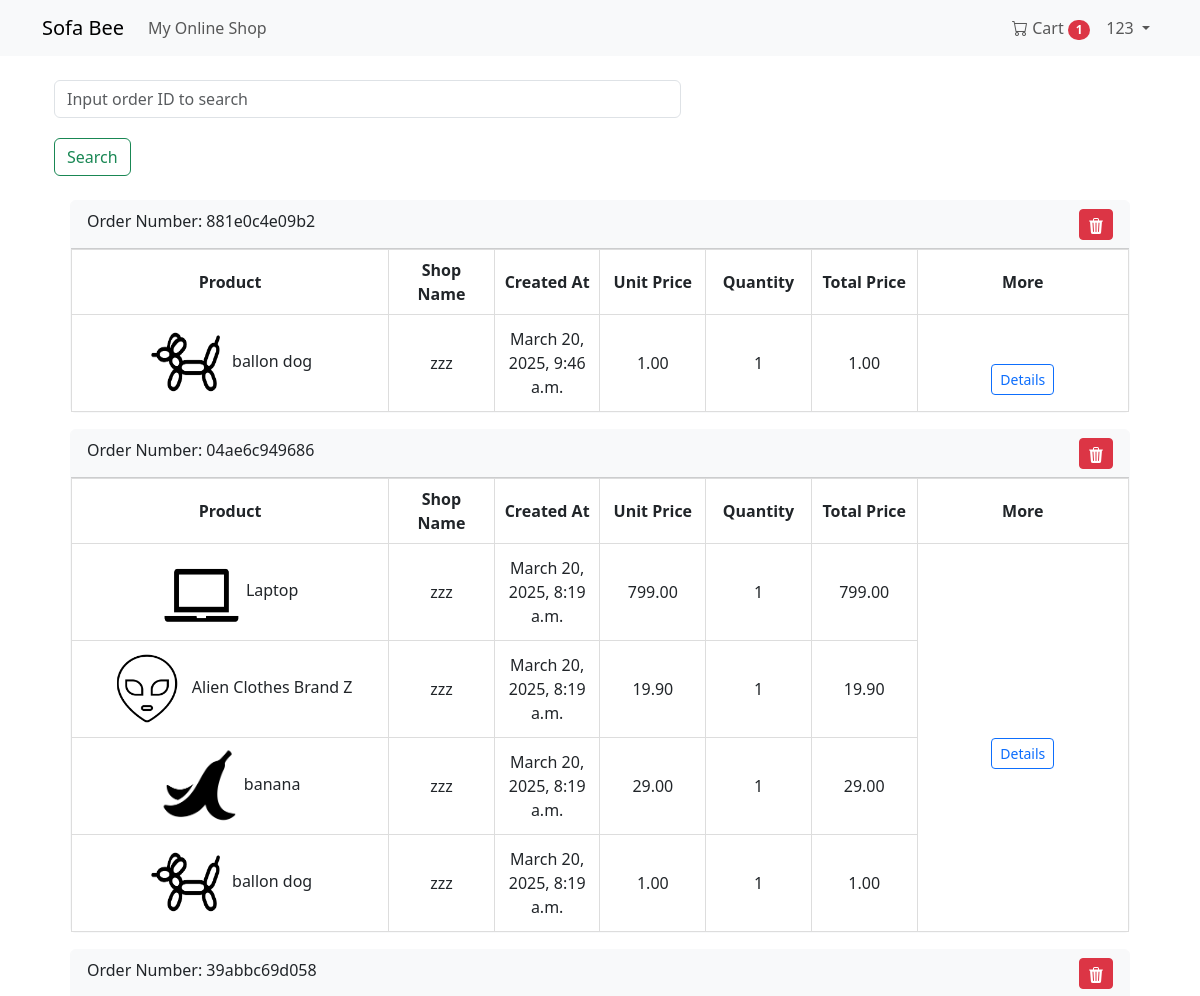
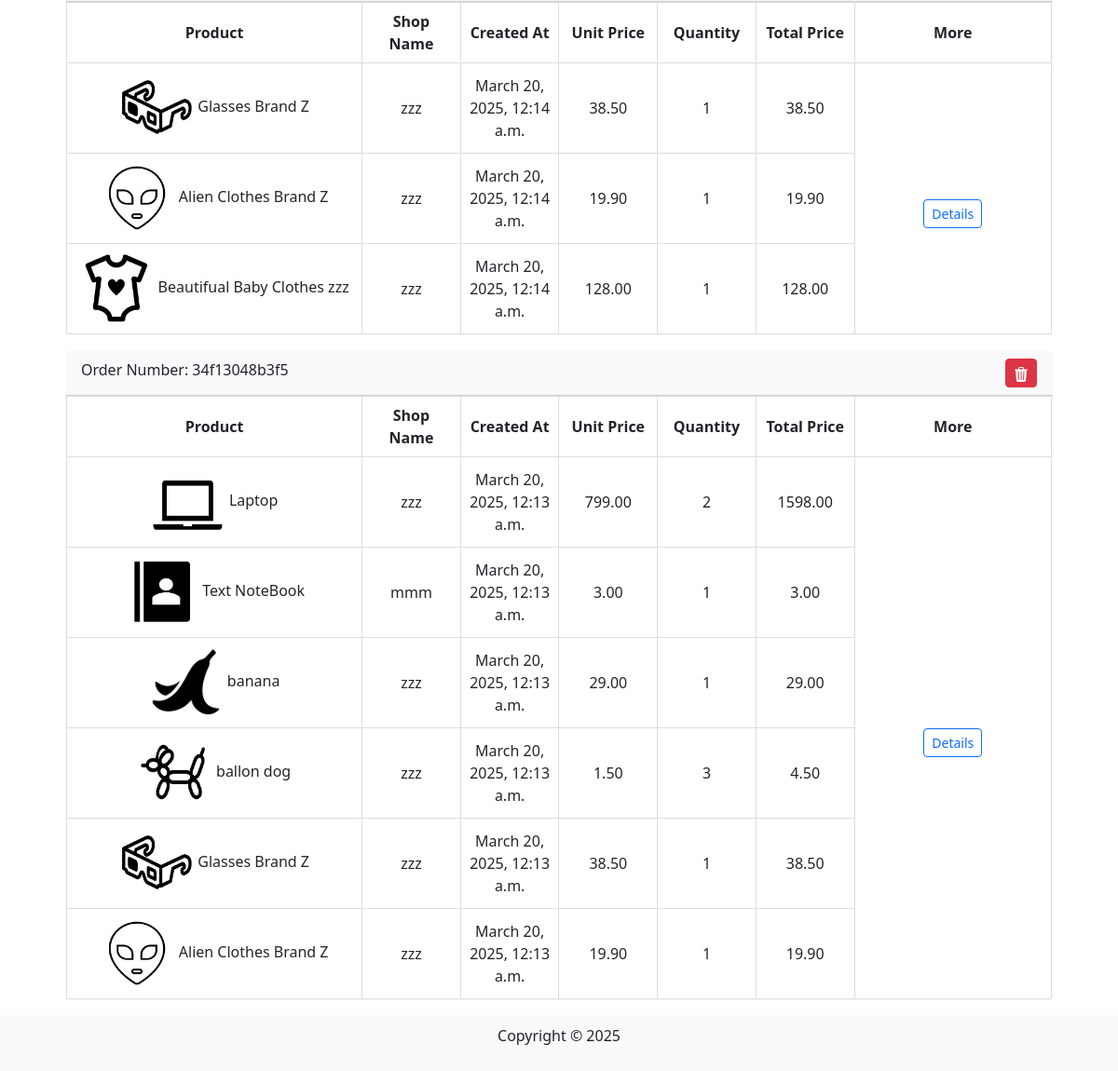
Screenshot of /profiles/history_order/ (signed in) with the database file from the repository (2 pictures, top to bottom).
### orders/models.py (models this page shows, shortened)
class Order(models.Model):
    STATUS_CHOICES = [
        ('pending', 'Pending Payment'),
        ('paid', 'Paid'),
        ('shipped', 'Shipped'),
        ('completed', 'Completed'),
    ]
    PAYMENT_CHOICES = [
        ('credit_card', 'Credit Card'),
        ('paypal', 'PayPal'),
        ('wechat', 'WeChat Pay'),
        ('alipay', 'Alipay'),
        ('cash', 'Cash on Delivery'),
    ]
    user = models.ForeignKey(User, on_delete=models.CASCADE, related_name='orders')
    order_number = models.CharField(max_length=20, unique=True)
    total_price = models.DecimalField(max_digits=10, decimal_places=2)
    paid_at = models.DateTimeField(null=True, blank=True)  # Record payment time
    status = models.CharField(max_length=10, choices=STATUS_CHOICES, default='pending')
    payment_method = models.CharField(max_length=20, choices=PAYMENT_CHOICES, default='credit_card')
    shipping_address = models.TextField(null=True, blank=True)
    created_at = models.DateTimeField(auto_now_add=True)

class OrderItem(models.Model):
    order = models.ForeignKey(Order, related_name="items", on_delete=models.CASCADE)  # Order
    product_name = models.CharField(max_length=255)  # Product name
    quantity = models.PositiveIntegerField()  # Quantity
    price = models.DecimalField(max_digits=10, decimal_places=2)  # Unit price

### profiles/views.py (the view)
# urls.py: path('history_order/', history_order, name='history_order'),
def history_order(request, id=None):
    if id is None:
        id = request.user.id
    orders = Order.objects.filter(user_id=id).order_by('-created_at')  # Order by creation time descending
    order_infos = []
    class Detail:
        def __init__(self, product_name, image, item_price, quantity, price, shop_name):
            self.product_name = product_name
            self.image = image
            self.item_price = item_price
            self.item_quantity = quantity
            self.price = price
            self.shop_name = shop_name
    class OrderInfo:
        def __init__(self, order_id, order_number, total_price, status, payment_method, created_at, details, paid_at):
            self.order_id = order_id
            self.order_number = order_number
            self.total_price = total_price
            self.status = status
            self.payment_method = payment_method
            self.created_at = created_at
            self.details = details
            self.paid_at = paid_at
    try:
        for order in orders:
            try:
                order_items = OrderItem.objects.filter(order=order)
                details_1 = []
                for item in order_items:
                    try:
                        image = None
                        try:
                            from products.models import Product
                            product = Product.objects.filter(name=item.product_name).first()
                            if product and product.image:
                                image = product.image.url
                        except Exception:
                            pass
                        shop_name = ''
                        try:
                            from products.models import Product
                            product = Product.objects.filter(name=item.product_name).first()
                            if product and product.seller:
                                shop_name = product.seller.username
                        except Exception:
                            pass
                        detail = Detail(
                            product_name=item.product_name,
                            image=image,
                            item_price=item.price,
                            quantity=item.quantity,
                            price=item.price*item.quantity,
                            shop_name=shop_name,
                        )
                        details_1.append(detail)
                    except Exception:
                        continue
                if details_1:
                    order_info = OrderInfo(
                        order_id=order.id,
                        order_number=order.order_number,
                        total_price=order.total_price,
                        status=order.status,
                        payment_method=order.payment_method,
                        created_at=order.created_at,
                        paid_at=order.paid_at,
                        details=details_1
                    )
                    order_infos.append(order_info)
            except Exception:
                continue
    except Exception as e:
        messages.error(request, f"Error getting order history: {str(e)}")
    order_number = request.GET.get('q')
    filtered_order_infos = []
    if order_number:
        filtered_order_infos = [
            order_info for order_info in order_infos
            if str(order_info.order_number) == order_number
        ]
    else:
        filtered_order_infos = order_infos
    return render(request, "history_orders.html", {'id': id, 'orders': filtered_order_infos})

### cart/context_processors.py (called while the page is built)
def cart_processor(request):
    cart = None
    cart_total_items = 0
    if request.user.is_authenticated:
        try:
            cart = Cart.objects.get(user=request.user)
            cart_total_items = cart.items.count()
        except Cart.DoesNotExist:
            pass
    return {
        'cart': cart,
        'cart_total_items': cart_total_items
    }

### profiles/templates/history_orders.html (shortened to what this page needs)
{% extends 'base.html' %}
{% block content %}
<div class="container mt-4">
    <div class="row mb-4">
        <div class="col-md-7" >
            <form class="form-inline" method="get" action="{% url 'history_order_with_id' id=id %}" >
                <input class="form-control mr-sm-2" type="search" name="q" placeholder="Input order ID to search"
                       aria-label="Search" value="{{ request.GET.q|default:'' }}">
                <div style="padding-top:20px;"></div>
                <div class="d-flex">
                    <button class="btn btn-outline-success my-2 my-sm-0 me-2" type="submit">Search</button>
                </div>
            </form>
        </div>
    </div>
    {% if orders %}
    {% for order in orders %}
        <div class="card border-light m-3">
            <div class="card-header bg-light" style="text-align: left;">
                <span>Order Number: {{ order.order_number }}</span>
                <span class="float-end">
                    <a href="{% url 'delete_order' id=order.order_id %}" class="btn btn-sm btn-danger" onclick="return confirm('Are you sure you want to delete this order?');">
                    </a>
                </span>
            </div>
            <div class="card-body p-0">
                <div class="table-responsive-sm">
                    <table class="table mb-0">
                        <thead>
                    <tr>
                        <th style="width: 30%">Product</th>
                        <th style="width: 10%">Shop Name</th>
                        <th style="width: 10%">Created At</th>
                        <th style="width: 10%">Unit Price</th>
                        <th style="width: 10%">Quantity</th>
                        <th style="width: 10%">Total Price</th>
                        <th style="width: 20%">More</th>
                    </tr>
                    </thead>
                    <tbody>
                    {% for detail in order.details %}
                        <tr>
                            <td style="width: 30%">
                                <img style="width: 80px; height: 80px;" src="{{ detail.image }}">
                                <span>{{ detail.product_name }}</span>
                            </td>
                            <td>{{ detail.shop_name }}</td>
                            <td>{{ order.created_at }}</td>
                            <td>{{ detail.item_price }}</td>
                            <td>{{ detail.item_quantity }}</td>
                            <td>{{ detail.price }}</td>
                            {% if forloop.first %}
                            <td rowspan="{{ order.details|length }}" class="align-middle text-center">
                                <span class="badge bg-{{ order.status|lower }} mb-2">{{ order.status }}</span><br>
                                <a href="{% url 'history_order_detail' id=order.order_id %}" class="btn btn-sm btn-outline-primary">Details</a>
                            </td>
                            {% endif %}
                        </tr>
                    {% endfor %}
                    </tbody>
                </table>
                </div>
            </div>
        </div>
    {% endfor %}
    {% else %}
    <div class="alert alert-info text-center mt-5">
        <h4>You have no order records.</h4>
        <p>When you make a purchase, your orders will appear here.</p>
        <a href="{% url 'products:product_list' %}" class="btn btn-primary mt-3">Continue Shopping</a>
    </div>
    {% endif %}
</div>
{% endblock %}

### products/templates/base.html (shortened to what this page needs)
<!DOCTYPE html>
<html lang="en">
<head>
    <link rel="stylesheet" href="https://cdn.jsdelivr.net/npm/bootstrap@5.3.0/dist/css/bootstrap.min.css">
    <link rel="stylesheet" href="https://cdn.jsdelivr.net/npm/bootstrap-icons@1.11.1/font/bootstrap-icons.css">
</head>
<body>
    <nav class="navbar navbar-expand-lg navbar-light bg-light">
        <div class="container">
            <a class="navbar-brand" href="{% url 'products:product_list' %}">Sofa Bee</a>
            <div class="collapse navbar-collapse" id="navbarNav">
                <ul class="navbar-nav me-auto">
                    <li class="nav-item"><a class="nav-link" href="{% url 'products:product_list' %}">My Online Shop</a></li>
                </ul>
                <ul class="navbar-nav">
                    {% if user.is_authenticated %}
                        <li class="nav-item">
                            <a class="nav-link" href="{% url 'cart:cart_detail' %}">
                                <i class="bi bi-cart"></i> Cart
                                {% if cart_total_items > 0 %}
                                    <span class="badge bg-danger rounded-pill">{{ cart_total_items }}</span>
                                {% endif %}
                            </a>
                        </li>
                        <li class="nav-item dropdown">
                            <a class="nav-link dropdown-toggle" href="#" id="userDropdown" role="button"
                              data-bs-toggle="dropdown" aria-expanded="false">
                                {{ user.username }}
                            </a>
                        </li>
                    {% else %}
                        <li class="nav-item"><a class="btn btn-primary" href="{% url 'users:login' %}">Log In</a></li>
                    {% endif %}
                </ul>
            </div>
        </div>
    </nav>
    <div class="container content">
        {% block content %}{% endblock %}
    </div>
    <footer>
        <p>Copyright © 2025</p>
    </footer>
</body>
</html>

### products/templates/base.html (style rules this page uses)
body { display: flex; flex-direction: column; min-height: 100vh; }
.content { flex: 1; }
footer { text-align: center; padding: 10px 0; background-color: #f8f9fa; }

### profiles/templates/history_orders.html (style rules this page uses)
th, td { text-align: center; vertical-align: middle; padding: 8px; border: 1px solid #ddd; }

### rows the page displays
Order: order_number "881e0c4e09b2", created_at "March 20, 2025, 9:46 a.m."
OrderItem: product_name "ballon dog", item_price "1.00"
Order: order_number "04ae6c949686", created_at "March 20, 2025, 8:19 a.m." "March 20, 2025, 8:19 a.m." "March 20, 2025, 8:19 a.m." "March 20, 2025, 8:19 a.m."
OrderItem: product_name "Laptop", item_price "799.00"
OrderItem: product_name "Alien Clothes Brand Z", item_price "19.90"
OrderItem: product_name "banana", item_price "29.00"
OrderItem: product_name "ballon dog", item_price "1.00"
Order: order_number "39abbc69d058", created_at "March 20, 2025, 12:14 a.m." "March 20, 2025, 12:14 a.m." "March 20, 2025, 12:14 a.m."
OrderItem: product_name "Glasses Brand Z", item_price "38.50"
OrderItem: product_name "Alien Clothes Brand Z", item_price "19.90"
OrderItem: product_name "Beautifual Baby Clothes zzz", item_price "128.00"
Order: order_number "34f13048b3f5", created_at "March 20, 2025, 12:13 a.m." "March 20, 2025, 12:13 a.m." "March 20, 2025, 12:13 a.m." "March 20, 2025, 12:13 a.m." "March 20, 2025, 12:13 a.m." "March 20, 2025, 12:13 a.m."
OrderItem: product_name "Laptop", item_price "799.00"
OrderItem: product_name "Text NoteBook", item_price "3.00"
OrderItem: product_name "banana", item_price "29.00"
OrderItem: product_name "ballon dog", item_price "1.50"
OrderItem: product_name "Glasses Brand Z", item_price "38.50"
OrderItem: product_name "Alien Clothes Brand Z", item_price "19.90"

### other values shown
{{ cart_total_items }} "1"
{{ user.username }} "123"
{{ detail.shop_name }} "zzz" "zzz" "zzz" "zzz" "zzz" "zzz" "zzz" "zzz" "zzz" "mmm" "zzz" "zzz" "zzz" "zzz"
{{ detail.item_quantity }} "1" "1" "1" "1" "1" "1" "1" "1" "2" "1" "1" "3" "1" "1"
{{ detail.price }} "1.00" "799.00" "19.90" "29.00" "1.00" "38.50" "19.90" "128.00" "1598.00" "3.00" "29.00" "4.50" "38.50" "19.90"
